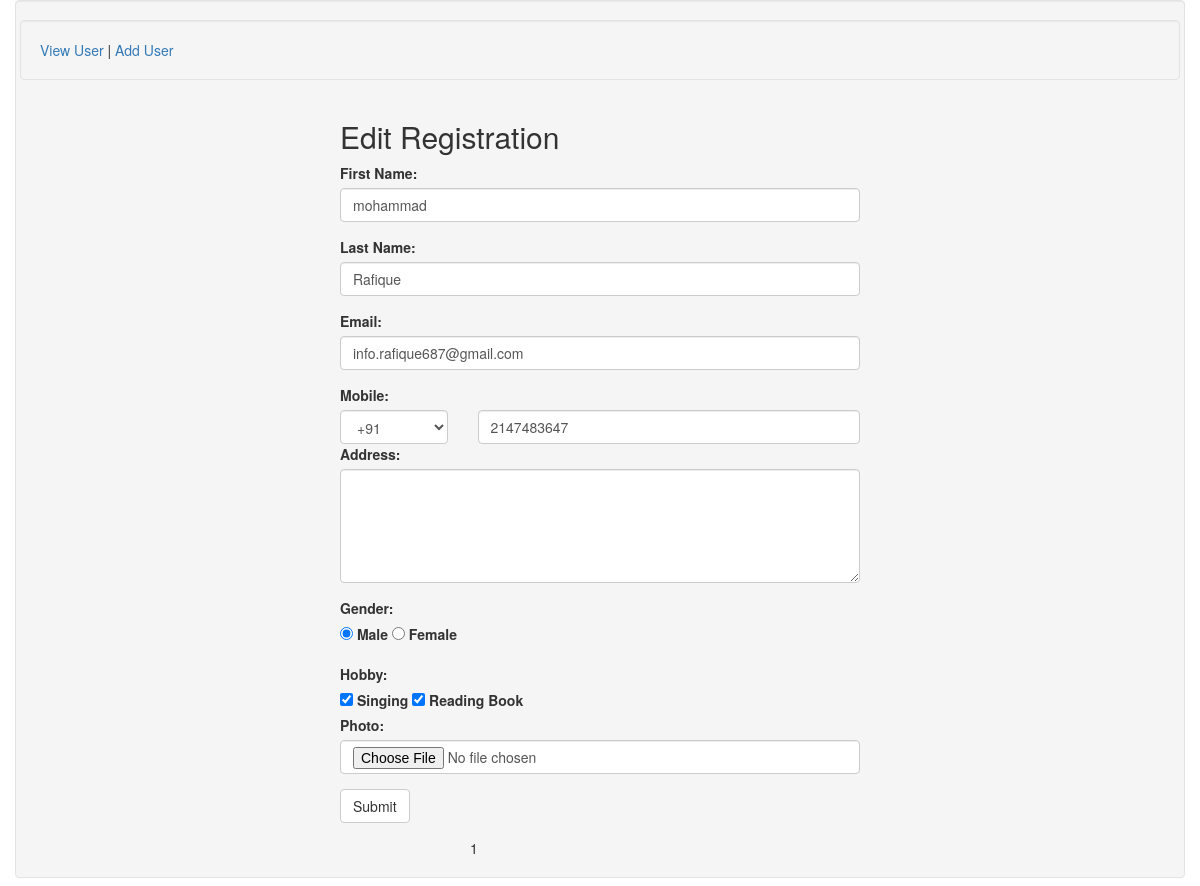
Page /Registration/edit?id=1 on the committed database.
### tables this page shows
CREATE TABLE `user` (
  `id` int(255) NOT NULL,
  `fname` text NOT NULL,
  `lname` text NOT NULL,
  `email` text NOT NULL,
  `country_code` varchar(10) NOT NULL,
  `mobile` int(15) NOT NULL,
  `adress` text NOT NULL,
  `gender` text NOT NULL,
  `hobby` text NOT NULL,
  `image` text NOT NULL,
  `create_date` timestamp NOT NULL DEFAULT current_timestamp()
);

### application/controllers/Registration.php (called while the page is built, shortened)
<?php
class Registration extends CI_Controller {
public function __construct()
{
	$this->load->helper('url', 'form');
    $this->load->model('user');
    $this->load->database();
    $this->load->library('form_validation');
    $this->load->library('session');
  }
	public function edit()
	{
		$where=array('id'=>$_GET['id']);
		$data['user']=$this->user->edit('user',$where);
		$data['editid']=$_GET['id'];
		$data['content']='edit.php';
		$this->load->view('app',$data);
	}
}

### index.php (called while the page is built, shortened)
<?php
require_once BASEPATH.'core/CodeIgniter.php';

### application/models/User.php (called while the page is built, shortened)
<?php if ( ! defined('BASEPATH')) exit('No direct script access allowed');
class User extends CI_Model {
	public function edit($tab,$where)
	{
		$this->db->select('*');
		$this->db->from($tab);
		$this->db->where($where);
		$qry=$this->db->get();
		return $qry->row_array();
	}
}

### application/views/edit.php (the view, shortened to what this page needs)
<div class="col-sm-12">
  <h2>Edit Registration</h2>
  <form action="<?php echo site_url()?>/Registration/update_user"  enctype="multipart/form-data" method="post">
    <div class="form-group">
      <label for="fname">First Name:</label>
      <input type="text" class="form-control" id="fname"  name="fname" value="<?php echo $user['fname']; ?>">
    </div>
    <div class="form-group">
      <label for="lname">Last Name:</label>
      <input type="text" class="form-control" name="lname" value="<?php echo $user['lname']; ?>">
    </div>
    <div class="form-group">
      <label for="email">Email:</label>
      <input type="email" class="form-control"  name="email" value="<?php echo $user['email']; ?>">
    </div>
    <div class="form-group">
      <label for="email">Mobile:</label>
      <div class="row">
     <div class="col-sm-3">
      <select class="form-control" name="country_code">
        <option <?php if($user['country_code']=='+91'){ echo 'selected';}?>>+91</option>
      </select>
  </div>
  <div class="col-sm-9">
      <input type="tel" class="form-control" name="mobile" value="<?php echo $user['mobile']; ?>">
    </div>
    </div>
    <div class="form-group">
      <label for="pwd">Address:</label>
      <textarea class="form-control" rows="5"  name="address"><?php echo $user['adress']; ?></textarea>
    </div>
    <div class="form-group">
      <label for="pwd">Gender:</label>
  <input class="form-check-input" type="radio" name="gender" id="inlineRadio1"  <?php if($user['gender']=='male'){ echo 'checked';};?> value="male" />
  <label class="form-check-label" for="inlineRadio1">Male</label>
  <input class="form-check-input" type="radio" name="gender" id="inlineRadio2" <?php if($user['gender']=='female'){ echo 'checked';}?> value="female"  />
  <label class="form-check-label" for="inlineRadio2">Female</label>
    </div>
    <div class="form-group">
      <label for="pwd">Hobby:</label>
      <input type="checkbox" class="form-check-input" id="check2" name="hobby[]" <?php if($user['hobby']=='singing'){ echo 'checked';}?> value="singing" checked>
      <label class="form-check-label" for="check2">Singing</label>
      <input type="checkbox" class="form-check-input" id="check2" name="hobby[]" <?php if($user['hobby']=='singing'){ echo 'checked';}?> value="reading">
      <label class="form-check-label" for="check2">Reading Book</label>
       <div class="form-group">
      <label for="email">Photo:</label>
      <input type="file" class="form-control" id="file" name="pic">
    </div>
    </div>
    <button type="submit" class="btn btn-default">Submit</button>
  </form>
</div>

### rows in the picture
user: fname "mohammad", lname "Rafique", email "info.rafique687@gmail.com", country_code "+91", mobile "2147483647", gender "☑ Male", gender "☐ Female", hobby "☑"

### other values in the picture
include($content) "1"
